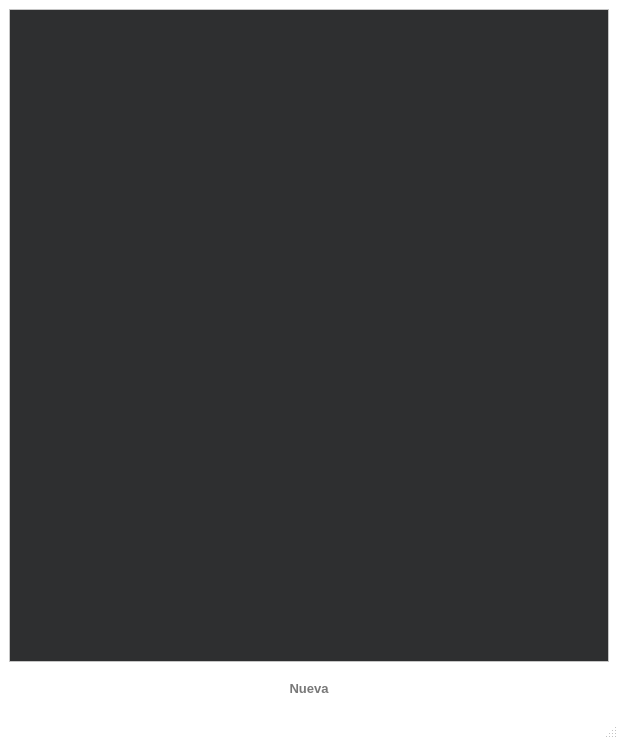
<?xml version="1.0" encoding="UTF-8"?>
<ui version="4.0">
 <class>Screen_Table_Clases</class>
 <widget class="QMainWindow" name="Screen_Table_Clases">
  <property name="geometry">
   <rect>
    <x>0</x>
    <y>0</y>
    <width>618</width>
    <height>739</height>
   </rect>
  </property>
  <property name="palette">
   <palette>
    <active>
     <colorrole role="Base">
      <brush brushstyle="SolidPattern">
       <color alpha="255">
        <red>46</red>
        <green>47</green>
        <blue>48</blue>
       </color>
      </brush>
     </colorrole>
     <colorrole role="Window">
      <brush brushstyle="SolidPattern">
       <color alpha="255">
        <red>255</red>
        <green>255</green>
        <blue>255</blue>
       </color>
      </brush>
     </colorrole>
    </active>
    <inactive>
     <colorrole role="Base">
      <brush brushstyle="SolidPattern">
       <color alpha="255">
        <red>46</red>
        <green>47</green>
        <blue>48</blue>
       </color>
      </brush>
     </colorrole>
     <colorrole role="Window">
      <brush brushstyle="SolidPattern">
       <color alpha="255">
        <red>255</red>
        <green>255</green>
        <blue>255</blue>
       </color>
      </brush>
     </colorrole>
    </inactive>
    <disabled>
     <colorrole role="Base">
      <brush brushstyle="SolidPattern">
       <color alpha="255">
        <red>255</red>
        <green>255</green>
        <blue>255</blue>
       </color>
      </brush>
     </colorrole>
     <colorrole role="Window">
      <brush brushstyle="SolidPattern">
       <color alpha="255">
        <red>255</red>
        <green>255</green>
        <blue>255</blue>
       </color>
      </brush>
     </colorrole>
    </disabled>
   </palette>
  </property>
  <property name="windowTitle">
   <string>MainWindow</string>
  </property>
  <widget class="QWidget" name="centralwidget">
   <layout class="QVBoxLayout" name="verticalLayout">
    <item>
     <widget class="QTableView" name="tableView">
      <property name="styleSheet">
       <string notr="true">font: 10pt &quot;Segoe UI&quot;;</string>
      </property>
     </widget>
    </item>
    <item>
     <layout class="QHBoxLayout" name="horizontalLayout">
      <item>
       <spacer name="horizontalSpacer">
        <property name="orientation">
         <enum>Qt::Horizontal</enum>
        </property>
        <property name="sizeHint" stdset="0">
         <size>
          <width>40</width>
          <height>20</height>
         </size>
        </property>
       </spacer>
      </item>
      <item>
       <widget class="QPushButton" name="pb_nueva">
        <property name="minimumSize">
         <size>
          <width>130</width>
          <height>40</height>
         </size>
        </property>
        <property name="maximumSize">
         <size>
          <width>130</width>
          <height>40</height>
         </size>
        </property>
        <property name="font">
         <font>
          <family>Segoe UI</family>
          <pointsize>10</pointsize>
          <weight>75</weight>
          <bold>true</bold>
         </font>
        </property>
        <property name="styleSheet">
         <string notr="true">border-radius: 10px;
color:rgb(120, 120, 120);</string>
        </property>
        <property name="text">
         <string>Nueva</string>
        </property>
        <property name="icon">
         <iconset resource="assets.qrc">
          <normaloff>:/icons/plus_blue.png</normaloff>:/icons/plus_blue.png</iconset>
        </property>
        <property name="iconSize">
         <size>
          <width>20</width>
          <height>20</height>
         </size>
        </property>
       </widget>
      </item>
      <item>
       <spacer name="horizontalSpacer_2">
        <property name="orientation">
         <enum>Qt::Horizontal</enum>
        </property>
        <property name="sizeHint" stdset="0">
         <size>
          <width>40</width>
          <height>20</height>
         </size>
        </property>
       </spacer>
      </item>
     </layout>
    </item>
   </layout>
  </widget>
  <widget class="QMenuBar" name="menubar">
   <property name="geometry">
    <rect>
     <x>0</x>
     <y>0</y>
     <width>618</width>
     <height>21</height>
    </rect>
   </property>
  </widget>
  <widget class="QStatusBar" name="statusbar"/>
 </widget>
 <resources>
  <include location="assets.qrc"/>
 </resources>
 <connections/>
</ui>
